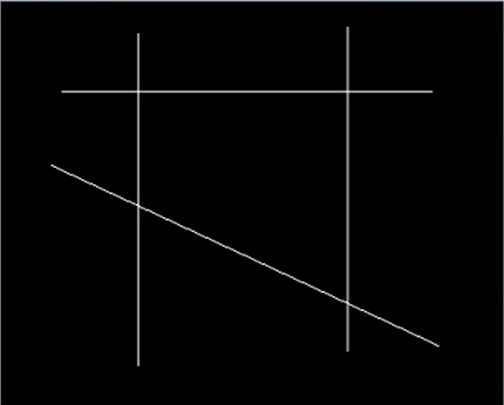
//> input picture source/line1.png, 504 x 405 px
$ ./main   (built with g++ and OpenCV 4)
//> lines starting //> are read from the running program, lines starting //| are printed output that depends on the picture; after the words box and inside, x2 and y2 are one past the last pixel; in counts of white or black regions, pixels touching at a corner belong together
#include <opencv2/opencv.hpp>
#include <iostream>

int main(int argc, char** argv){
    cv::Mat src = cv::imread("../../source/line1.png");
//> src is the input picture: 405 rows x 504 cols, CV_8UC3; mean B, G, R 4, 3.9, 3.8
    if(src.empty()){
        std::cout << "could not load image..." << std::endl;
        return -1;
    }
    cv::namedWindow("src img", cv::WINDOW_AUTOSIZE);
    cv::imshow("src img", src);

    cv::Mat gray;
    cv::cvtColor(src, gray, cv::COLOR_BGR2GRAY);
    cv::Mat edge;
    cv::Canny(gray, edge, 100, 200);
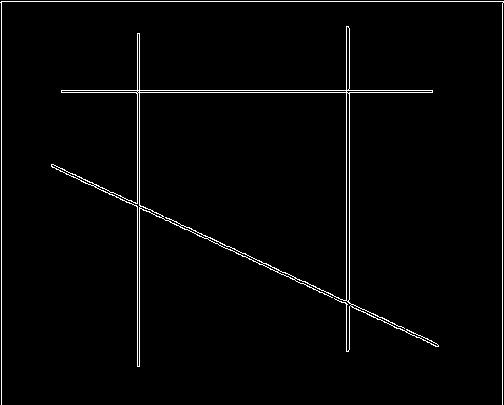
//> edge: 405 rows x 504 cols, CV_8UC1; 2.1% white in thin lines or dots
    cv::imshow("edge", edge);

    std::vector<cv::Vec4f> vec_lines;
    cv::HoughLinesP(edge, vec_lines, 1, CV_PI / 180.0, 10, 0, 10);
//> vec_lines = 15 lines (x1, y1, x2, y2), first 8: [1, 1, 503, 1], [502, 404, 502, 3], [61, 90, 432, 90], [51, 166, 438, 346], [113, 192, 176, 221], [1, 404, 1, 2], [139, 366, 139, 33], [61, 92, 432, 92]
    for(int i = 0; i < vec_lines.size(); i++){
        cv::Vec4f hline = vec_lines[i];
        cv::line(src, cv::Point(hline[0], hline[1]), cv::Point(hline[2], hline[3]), cv::Scalar(0, 255, 255), 2, cv::LINE_AA);
    }
//> this loop made 15 passes
//> hline on passes 1 to 12: [1, 1, 503, 1], [502, 404, 502, 3], [61, 90, 432, 90], [51, 166, 438, 346], [113, 192, 176, 221], [1, 404, 1, 2], [139, 366, 139, 33], [61, 92, 432, 92], [137, 366, 137, 33], [349, 349, 349, 28], [51, 164, 437, 344], [346, 351, 346, 26]
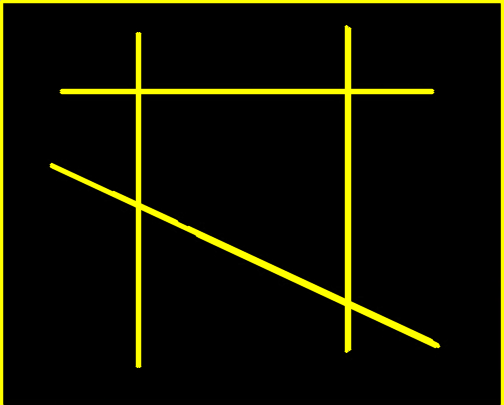
//> src: 405 rows x 504 cols, CV_8UC3; 7.8% of pixels changed, all inside (x1, y1, x2, y2) = (0, 0, 504, 405)
    cv::imshow("result", src);
    cv::waitKey();
}

$ run again, with source/convexhull.png copied over source/line1.png
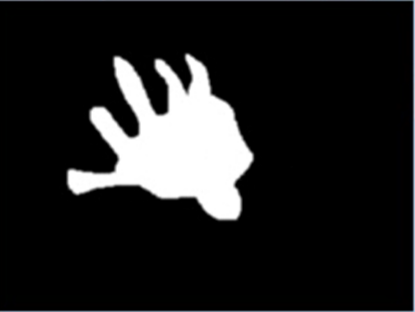
//> input picture source/convexhull.png, 415 x 312 px
//> src is the input picture: 312 rows x 415 cols, CV_8UC3; mean B, G, R 32.6, 32.3, 32.2
//> `cv::Canny(gray, edge, 100, 200);`:
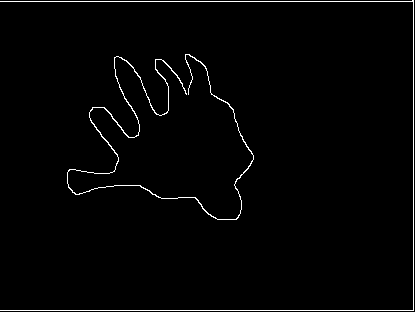
//> edge: 312 rows x 415 cols, CV_8UC1; 1.7% white in thin lines or dots
//> vec_lines = 71 lines (x1, y1, x2, y2), first 8: [0, 310, 413, 310], [413, 309, 413, 0], [0, 1, 412, 1], [91, 122, 117, 155], [182, 84, 189, 87], [238, 129, 253, 157], [159, 74, 161, 75], [98, 187, 118, 185]
//> the loop `for(int i = 0; i < vec_lines.size(); i++)` made 71 passes
//> after the loop `for(int i = 0; i < vec_lines.size(); i++)`:
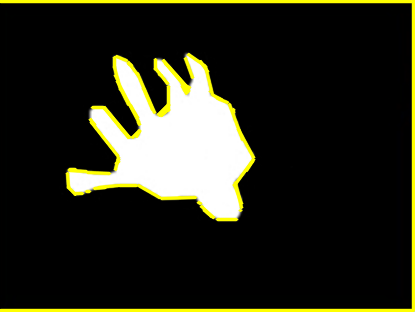
//> src: 312 rows x 415 cols, CV_8UC3; 6.82% of pixels changed, all inside (x1, y1, x2, y2) = (0, 0, 415, 312)
